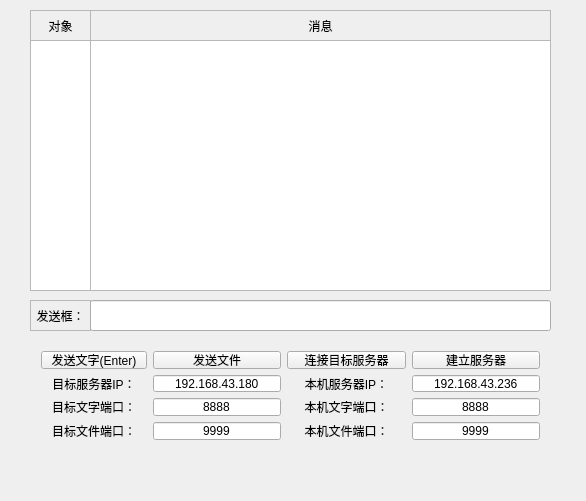
<?xml version="1.0" encoding="UTF-8"?>
<ui version="4.0">
 <class>Widget</class>
 <widget class="QWidget" name="Widget">
  <property name="geometry">
   <rect>
    <x>0</x>
    <y>0</y>
    <width>586</width>
    <height>501</height>
   </rect>
  </property>
  <property name="windowTitle">
   <string>Widget</string>
  </property>
  <widget class="QWidget" name="gridLayoutWidget">
   <property name="geometry">
    <rect>
     <x>30</x>
     <y>340</y>
     <width>521</width>
     <height>131</height>
    </rect>
   </property>
   <layout class="QGridLayout" name="gridLayout">
    <item row="2" column="3">
     <widget class="QPushButton" name="createButton">
      <property name="text">
       <string>建立服务器</string>
      </property>
     </widget>
    </item>
    <item row="5" column="1">
     <widget class="QLineEdit" name="clientFilePort">
      <property name="text">
       <string>9999</string>
      </property>
      <property name="cursorPosition">
       <number>4</number>
      </property>
      <property name="alignment">
       <set>Qt::AlignCenter</set>
      </property>
     </widget>
    </item>
    <item row="5" column="0">
     <widget class="QLabel" name="label_6">
      <property name="text">
       <string>目标文件端口：</string>
      </property>
      <property name="alignment">
       <set>Qt::AlignCenter</set>
      </property>
     </widget>
    </item>
    <item row="6" column="1" colspan="2">
     <widget class="QLabel" name="receivedStatusLabel">
      <property name="text">
       <string/>
      </property>
      <property name="alignment">
       <set>Qt::AlignCenter</set>
      </property>
     </widget>
    </item>
    <item row="2" column="1">
     <widget class="QPushButton" name="sendFileButton">
      <property name="text">
       <string>发送文件</string>
      </property>
     </widget>
    </item>
    <item row="3" column="1">
     <widget class="QLineEdit" name="clientIp">
      <property name="text">
       <string>192.168.43.180</string>
      </property>
      <property name="alignment">
       <set>Qt::AlignCenter</set>
      </property>
     </widget>
    </item>
    <item row="3" column="2">
     <widget class="QLabel" name="label_3">
      <property name="text">
       <string>本机服务器IP：</string>
      </property>
      <property name="alignment">
       <set>Qt::AlignCenter</set>
      </property>
     </widget>
    </item>
    <item row="4" column="3">
     <widget class="QLineEdit" name="serverMessagePort">
      <property name="text">
       <string>8888</string>
      </property>
      <property name="cursorPosition">
       <number>4</number>
      </property>
      <property name="alignment">
       <set>Qt::AlignCenter</set>
      </property>
     </widget>
    </item>
    <item row="4" column="0">
     <widget class="QLabel" name="label_4">
      <property name="text">
       <string>目标文字端口：</string>
      </property>
      <property name="alignment">
       <set>Qt::AlignCenter</set>
      </property>
     </widget>
    </item>
    <item row="4" column="1">
     <widget class="QLineEdit" name="clientMessagePort">
      <property name="text">
       <string>8888</string>
      </property>
      <property name="cursorPosition">
       <number>4</number>
      </property>
      <property name="alignment">
       <set>Qt::AlignCenter</set>
      </property>
     </widget>
    </item>
    <item row="6" column="0">
     <widget class="QLabel" name="sendStatusLabel">
      <property name="layoutDirection">
       <enum>Qt::LeftToRight</enum>
      </property>
      <property name="text">
       <string/>
      </property>
      <property name="alignment">
       <set>Qt::AlignCenter</set>
      </property>
     </widget>
    </item>
    <item row="5" column="2">
     <widget class="QLabel" name="label_7">
      <property name="text">
       <string>本机文件端口：</string>
      </property>
      <property name="alignment">
       <set>Qt::AlignCenter</set>
      </property>
     </widget>
    </item>
    <item row="4" column="2">
     <widget class="QLabel" name="label_2">
      <property name="text">
       <string>本机文字端口：</string>
      </property>
      <property name="alignment">
       <set>Qt::AlignCenter</set>
      </property>
     </widget>
    </item>
    <item row="5" column="3">
     <widget class="QLineEdit" name="serverFilePort">
      <property name="text">
       <string>9999</string>
      </property>
      <property name="cursorPosition">
       <number>4</number>
      </property>
      <property name="alignment">
       <set>Qt::AlignCenter</set>
      </property>
     </widget>
    </item>
    <item row="3" column="0">
     <widget class="QLabel" name="label">
      <property name="text">
       <string>目标服务器IP：</string>
      </property>
      <property name="alignment">
       <set>Qt::AlignCenter</set>
      </property>
     </widget>
    </item>
    <item row="6" column="3">
     <widget class="QLabel" name="deleteLabel">
      <property name="text">
       <string/>
      </property>
      <property name="alignment">
       <set>Qt::AlignCenter</set>
      </property>
     </widget>
    </item>
    <item row="3" column="3">
     <widget class="QLineEdit" name="serverIp">
      <property name="text">
       <string>192.168.43.236</string>
      </property>
      <property name="alignment">
       <set>Qt::AlignCenter</set>
      </property>
     </widget>
    </item>
    <item row="2" column="0">
     <widget class="QPushButton" name="sendMessageButton">
      <property name="text">
       <string>  发送文字(Enter)  </string>
      </property>
     </widget>
    </item>
    <item row="2" column="2">
     <widget class="QPushButton" name="connectButton">
      <property name="text">
       <string>    连接目标服务器    </string>
      </property>
     </widget>
    </item>
   </layout>
  </widget>
  <widget class="QListWidget" name="personList">
   <property name="geometry">
    <rect>
     <x>30</x>
     <y>40</y>
     <width>61</width>
     <height>251</height>
    </rect>
   </property>
  </widget>
  <widget class="QListWidget" name="messageList">
   <property name="geometry">
    <rect>
     <x>90</x>
     <y>40</y>
     <width>461</width>
     <height>251</height>
    </rect>
   </property>
  </widget>
  <widget class="QLabel" name="label_5">
   <property name="geometry">
    <rect>
     <x>30</x>
     <y>10</y>
     <width>61</width>
     <height>31</height>
    </rect>
   </property>
   <property name="frameShape">
    <enum>QFrame::StyledPanel</enum>
   </property>
   <property name="text">
    <string>对象</string>
   </property>
   <property name="alignment">
    <set>Qt::AlignCenter</set>
   </property>
  </widget>
  <widget class="QLabel" name="label_8">
   <property name="geometry">
    <rect>
     <x>90</x>
     <y>10</y>
     <width>461</width>
     <height>31</height>
    </rect>
   </property>
   <property name="frameShape">
    <enum>QFrame::StyledPanel</enum>
   </property>
   <property name="text">
    <string>消息</string>
   </property>
   <property name="alignment">
    <set>Qt::AlignCenter</set>
   </property>
  </widget>
  <widget class="QLabel" name="label_9">
   <property name="geometry">
    <rect>
     <x>30</x>
     <y>300</y>
     <width>61</width>
     <height>31</height>
    </rect>
   </property>
   <property name="frameShape">
    <enum>QFrame::StyledPanel</enum>
   </property>
   <property name="text">
    <string>发送框：</string>
   </property>
   <property name="alignment">
    <set>Qt::AlignCenter</set>
   </property>
  </widget>
  <widget class="QLineEdit" name="sendLineEdit">
   <property name="geometry">
    <rect>
     <x>90</x>
     <y>300</y>
     <width>461</width>
     <height>31</height>
    </rect>
   </property>
   <property name="alignment">
    <set>Qt::AlignLeading|Qt::AlignLeft|Qt::AlignVCenter</set>
   </property>
  </widget>
 </widget>
 <layoutdefault spacing="6" margin="11"/>
 <resources/>
 <connections/>
</ui>
